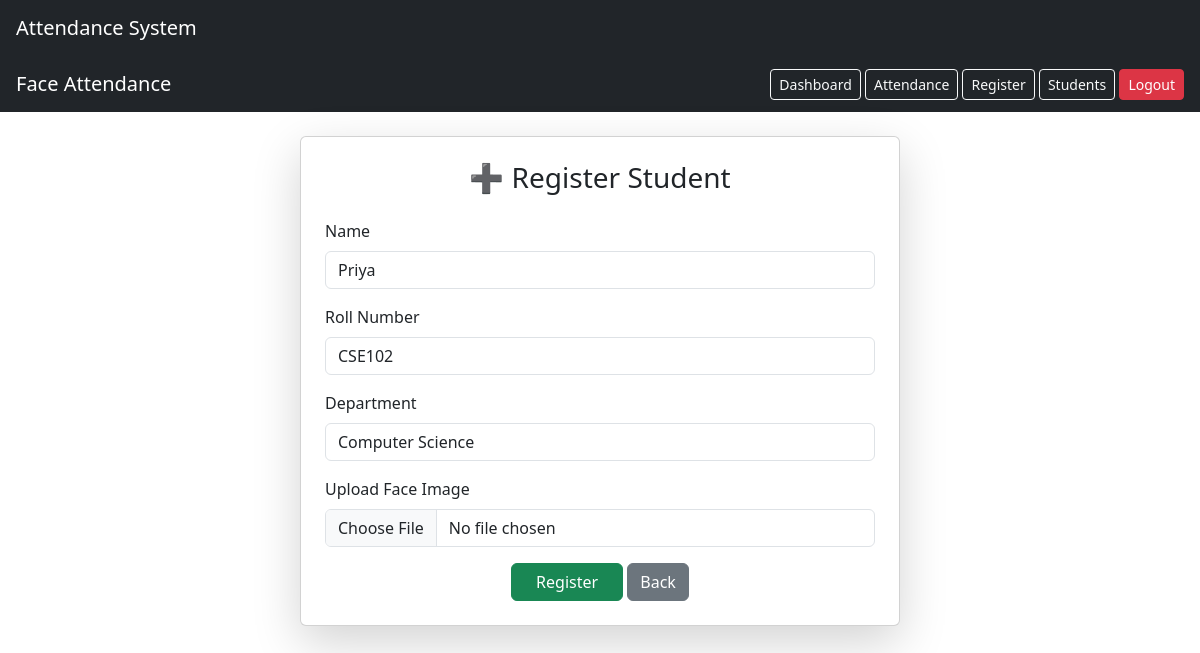
The page /update/7/ (signed in) on the database its author committed.
### attendance/models.py (models this page shows, shortened)
class Student(models.Model):
    name = models.CharField(max_length=100)
    roll_number = models.CharField(max_length=20, unique=True)
    department = models.CharField(max_length=100)
    image = models.ImageField(upload_to='faces/')

### attendance/views.py (the view)
# urls.py: path('update/<int:id>/', views.update_student, name='update_student'),
@login_required
def update_student(request, id):
    student = Student.objects.get(id=id)
    form = StudentForm(request.POST or None, request.FILES or None, instance=student)
    if form.is_valid():
        form.save()
        return redirect('students')
    return render(request, 'register.html', {'form': form})

### attendance/forms.py
class StudentForm(forms.ModelForm):
    class Meta:
        model = Student
        fields = ['name', 'roll_number', 'department', 'image']
        widgets = {
            'name': forms.TextInput(attrs={'class': 'form-control'}),
            'roll_number': forms.TextInput(attrs={'class': 'form-control'}),
            'department': forms.TextInput(attrs={'class': 'form-control'}),
            'image': forms.FileInput(attrs={'class': 'form-control'}),
        }

### templates/register.html (shortened to what this page needs)
{% extends 'base.html' %}
{% block content %}
<div class="container mt-4">
    <div class="card p-4 shadow-lg" style="max-width: 600px; margin:auto;">
        <h3 class="text-center mb-4">➕ Register Student</h3>
        <form method="post" enctype="multipart/form-data">
            <div class="mb-3">
                <label class="form-label">Name</label>
                {{ form.name }}
            </div>
            <div class="mb-3">
                <label class="form-label">Roll Number</label>
                {{ form.roll_number }}
            </div>
            <div class="mb-3">
                <label class="form-label">Department</label>
                {{ form.department }}
            </div>
            <div class="mb-3">
                <label class="form-label">Upload Face Image</label>
                {{ form.image }}
            </div>
            <div class="text-center">
                <button class="btn btn-success px-4">Register</button>
                <a href="/dashboard/" class="btn btn-secondary">Back</a>
            </div>
        </form>
    </div>
</div>
{% endblock %}

### static/css/style.css (style rules this page uses)
body { background: #f5f5f5; }
.card { border-radius: 15px; box-shadow: 0 2px 10px rgba(0,0,0,0.1); }

### rows shown on the page
Student: name "Priya", roll_number "CSE102", department "Computer Science"
